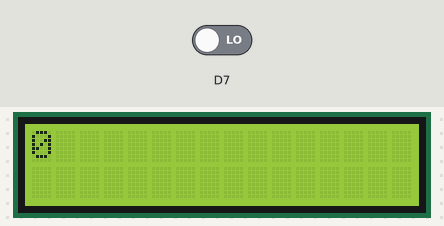
Recording of a sketch running on a simulated ESP8266 (NodeMCU). Parts: 16×2 character LCD. Inputs (shaded band) come from the test bench; at power-on: D7 LOW.

Above: at 1.2 s.
1.3 s: D7 driven HIGH
At 1.46 s:
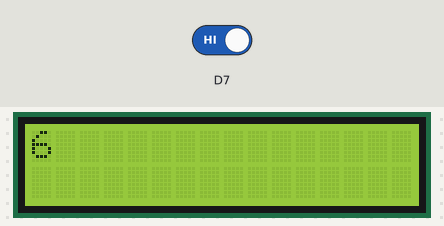
2.8 s: D7 driven LOW
At 3.7 s:
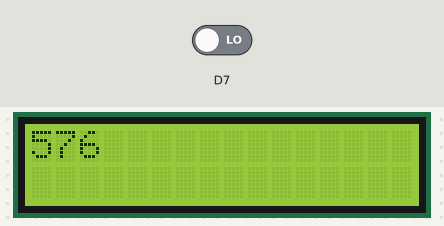
5.8 s: D7 driven HIGH
At 5.95 s:
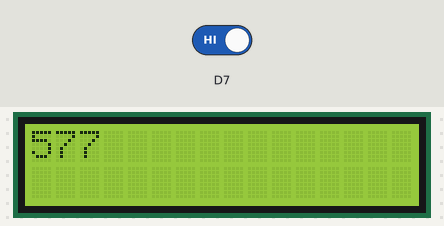
Timing chart, 0 to 8.8 s (numbered marks = the images above; inputs shaded):
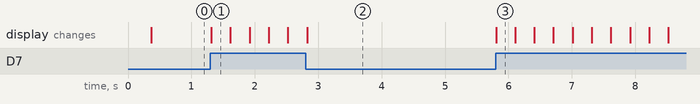

Measured:
- after the input at 1.3 s, the display: changes at once (image 1)
- after the input at 5.8 s, the display: changes at once (image 3)

The sketch:

Count.ino
```cpp
#include <LiquidCrystal.h>
const int en = D0;
const int rs = D1;
int count = 0;
LiquidCrystal lcd(rs,en,D3,D4,D5,D6);
void setup()
{
  pinMode (D7, INPUT);
  lcd.begin(16,2);
  Serial.begin(9600);
}
void loop()
{
  int x = digitalRead(D7);

  if(x == 1)
  {
    count = count+1;
  }
  printcount();
}
void printcount()
{
  lcd.clear();
  lcd.setCursor(0,0);
  lcd.print(count);
}
```
